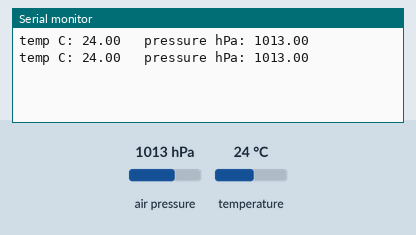
Recording of a sketch running on a simulated Arduino Uno, built with avr-gcc and run on an emulated ATmega328P. On the bench: the last lines printed to the serial monitor. The inputs (shaded band) are chosen by the test bench; at power-on: air pressure 1013 hPa, temperature 24 °C.

Above: at 2.8 s.
2.9 s: air pressure set to 952 hPa
At 4.4 s:
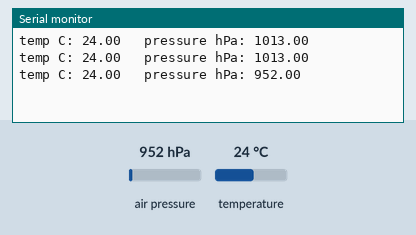
5.6 s: temperature set to 12 °C
At 7.3 s:
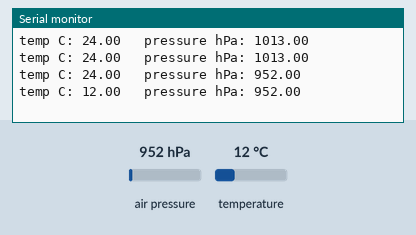
8.3 s: air pressure set to 975 hPa
At 10.8 s:
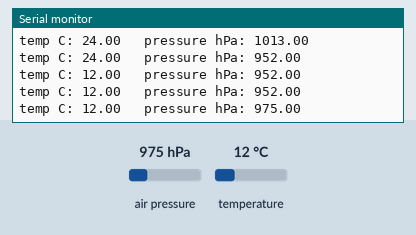
Timing chart, 0 to 12.3 s (numbered marks = the images above; inputs shaded):
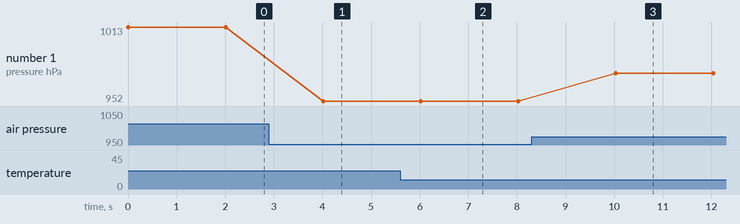

Measured:
- after the input at 2.9 s, the serial monitor: prints a new line after 1.1 s (image 1)
- after the input at 5.6 s, the serial monitor: prints a new line after 0.42 s (image 2)
- after the input at 8.3 s, the serial monitor: prints a new line after 1.7 s (image 3)
- plotted number 1: 1013 → 952 after the input at 2.9 s, 952 → 975 after the input at 8.3 s

The sketch:

04_bmp180.ino
```cpp
// Step 4: reads temperature and air pressure from the GY-68 BMP180 over I2C.
// Wiring: VIN -> 5V, GND -> GND, SDA -> A4, SCL -> A5.
#include <Adafruit_BMP085.h>

const unsigned long READ_INTERVAL_MS = 2000;

Adafruit_BMP085 bmp;

void setup() {
  Serial.begin(9600);
  if (!bmp.begin()) {
    Serial.println(F("BMP180 not found: check SDA/SCL and power"));
    while (true) {}
  }
}

void loop() {
  Serial.print(F("temp C: "));
  Serial.print(bmp.readTemperature());
  Serial.print(F("   pressure hPa: "));
  Serial.println(bmp.readPressure() / 100.0);
  delay(READ_INTERVAL_MS);
}
```
